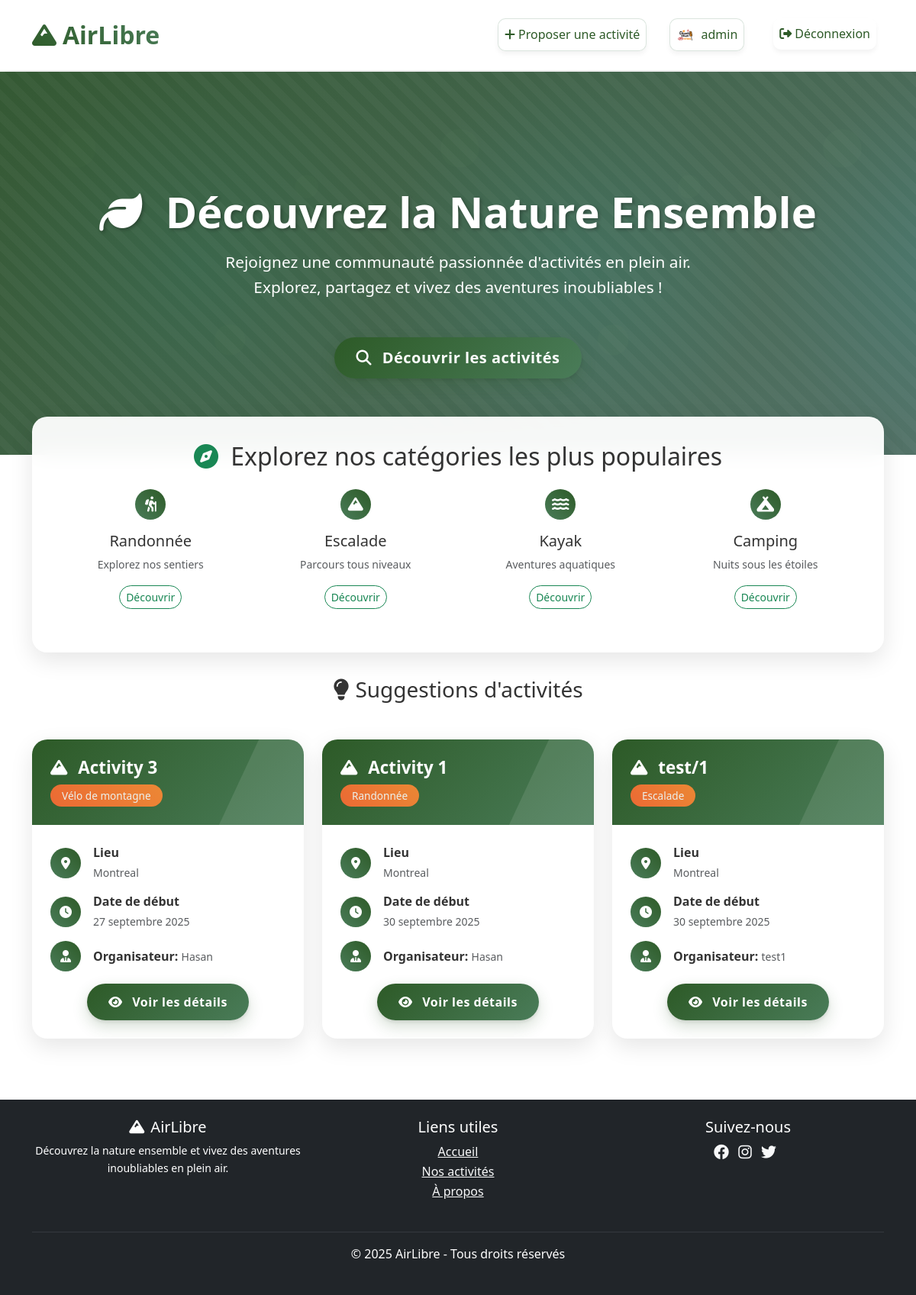
/ (signed in), run on an earlier commit of the app's database.
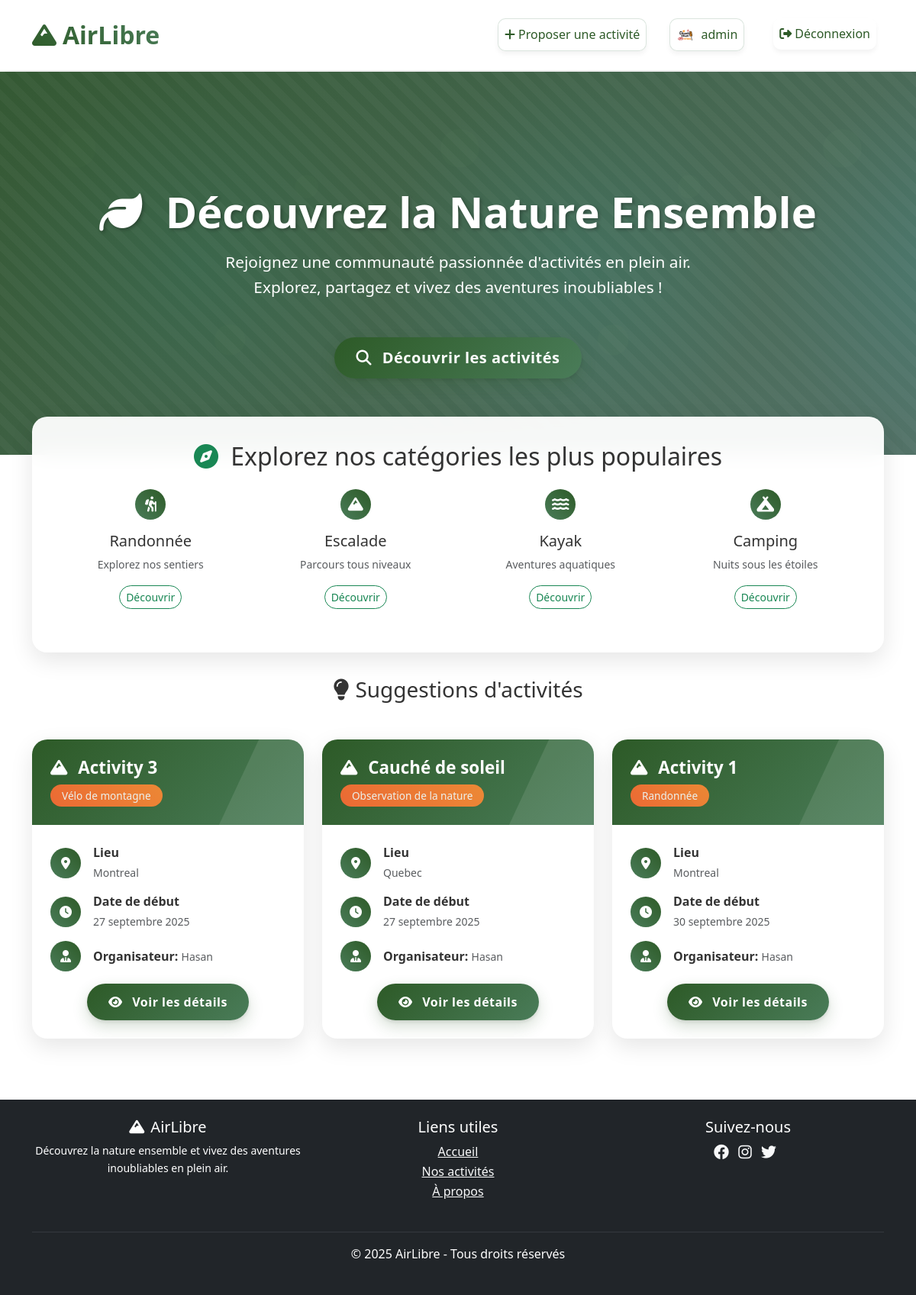
And on a later commit of the database.
### activities/models.py (models this page shows, shortened)
class Activity(models.Model):
    title = models.CharField(
        verbose_name="Titre",
        blank=False,
        null=False,
        max_length=200,  # Ajout de max_length obligatoire pour CharField
       validators=[
              MinLengthValidator(5, "Le titre doit contenir au moins 5 caractères."),
              MaxLengthValidator(200, "Le titre doit contenir au plus 200 caractères.")
       ],
       error_messages={
           'blank': "Le titre ne peut pas être vide.",
       }
    )
    description = models.TextField(
            verbose_name="Description",
            blank=False,
            null=False,
            validators=[
                MinLengthValidator(10, "La description doit contenir au moins 10 caractères.")
            ],
            error_messages={
                'blank': "La description ne peut pas être vide.",
            }
        )
    location_city = models.CharField(
            verbose_name="Ville",
            max_length=100,
            validators=[
                MinLengthValidator(2, "La ville doit contenir au moins 2 caractères."),
            ],
            error_messages={
                'blank': "La ville ne peut pas être vide.",
                'max_length': "La ville ne peut pas dépasser 100 caractères.",
            }
        )
    start_time = models.DateTimeField(
            verbose_name="Date et heure de début",
            error_messages={
                'required': "La date et l'heure de début sont requises.",
            }
        )
    end_time = models.DateTimeField(
            verbose_name="Date et heure de fin",
            error_messages={
                'required': "La date et l'heure de fin sont requises.",
            }
        )
    proposer = models.ForeignKey(
            User,
            on_delete=models.CASCADE,
            related_name='proposed_activities',
            verbose_name="Organisateur",
        )
    attendees = models.ManyToManyField(
            User,
            related_name='attended_activities',
            blank=True,
            verbose_name="Participants",
        )
    category = models.ForeignKey(
            Category,
            related_name='activities',
            verbose_name="Catégorie",
            on_delete=models.SET_NULL,
            null=True,
        )
    document = models.FileField(
            upload_to=document_upload_path,
            blank=True,
            null=True,
            verbose_name="Document joint",
            help_text="Joindre un document à l'activité (PDF, DOC, DOCX, images - 5MB max)",
            validators=[validate_file_extension, validate_file_size]
        )
    class Meta:
        ordering = ['start_time']
        verbose_name = "Activité"
        verbose_name_plural = "Activités"

class Category(models.Model):
    name = models.CharField(
        verbose_name="Nom de la catégorie",
        unique=True,
        max_length=100,
        blank=False,
        null=False,
        error_messages= {
            'unique': "Une catégorie avec ce nom existe déjà.",
            'blank': "Le nom de la catégorie ne peut pas être vide.",
            'max_length': "Le nom de la catégorie ne peut pas dépasser 100 caractères.",
        }
    )
    class Meta:
        ordering = ['name']
        verbose_name = "Catégorie"
        verbose_name_plural = "Catégories"
    def __str__(self):
        return str(self.name)

class User(AbstractUser):
    avatar = models.ImageField(
        upload_to=avatar_upload_path,
        blank=True,
        null=True,
        help_text="Téléchargez une image pour votre avatar (JPG, PNG, GIF ou WebP - 2MB max)",
        validators=[validate_avatar_extension, validate_avatar_size]
    )
    bio = models.TextField(
        verbose_name="Biographie",
        blank=True,
        null=True,
        help_text="Parlez-nous un peu de vous (optionnel).",
        max_length=500
    )
    class Meta:
        ordering = ['username']
        verbose_name = "Utilisateur"
        verbose_name_plural = "Utilisateurs"

### activities/views.py (the view)
# urls.py: path('', activities.views.index, name='home'),
def index(request):
    activities = Activity.objects.filter(
        start_time__gte=timezone.now()
    ).select_related('category', 'proposer').order_by('start_time')[:3]
    return render(request, 'activities/home.html', {'activities': activities})

### activities/templates/activities/home.html (shortened to what the changed rows need)
{% extends "base.html" %}
{% block hero %}
<section class="hero-section">
    <div class="container">
        <div class="hero-content text-center">
            <h1 class="hero-title">
                <i class="fas fa-leaf me-3" aria-hidden="true"></i>
                Découvrez la Nature Ensemble
            </h1>
        </div>
    </div>
</section>
{% endblock %}
{% block content %}
<section class="container">
    <div class="filters-card fade-in-up">
        <h2 class="text-center mb-4">
            <i class="fas fa-compass me-2 text-success" aria-hidden="true"></i>
            Explorez nos catégories les plus populaires
        </h2>
    </div>
    <div class="row">
        {% if activities %}
        {% for activity in activities %}
        <div class="col-lg-4 col-md-6">
            <div class="activity-card fade-in-up">
                <div class="card-header">
                    <h3 class="activity-title">
                        <i class="fas fa-mountain me-2" aria-hidden="true"></i>
                        {{ activity.title }}
                    </h3>
                    <div class="activity-meta">
                        <span class="badge badge-primary">{{ activity.category}}</span>
                    </div>
                </div>
                <div class="card-body">
                    <div class="info-item">
                        <div class="info-icon">
                            <i class="fas fa-map-marker-alt" aria-hidden="true"></i>
                        </div>
                        <div>
                            <strong>Lieu</strong><br>
                            <small class="text-muted">{{ activity.location_city}}</small>
                        </div>
                    </div>
                    <div class="info-item">
                        <div class="info-icon">
                            <i class="fas fa-clock" aria-hidden="true"></i>
                        </div>
                        <div>
                            <strong>Date de début</strong><br>
                            <small class="text-muted">{{ activity.start_time|date:"j F Y" }}</small>
                        </div>
                    </div>
                    <div class="info-item">
                        <div class="info-icon">
                            <i class="fas fa-user-tie" aria-hidden="true"></i>
                        </div>
                        <div>
                            <strong>Organisateur:</strong>
                            <small class="text-muted">{{ activity.proposer.username}}</small>
                        </div>
                    </div>
                    <div class="text-center mt-3">
                        <a href="{% url 'activity_detail' activity.id %}" class="btn btn-details">
                            <i class="fas fa-eye me-2" aria-hidden="true"></i>
                            Voir les détails
                        </a>
                    </div>
                </div>
            </div>
        </div>
        {% endfor %}
        {% endif %}
    </div>
</section>
{% endblock %}

What changed in the data, as far as the page shows it:
no longer on this page (row unchanged): Activity: title "test/1", category "Escalade", location_city "Montreal", start_time "30 septembre 2025", proposer.username "test1"
added Activity: title "Cauché de soleil", category "Observation de la nature", location_city "Quebec", start_time "27 septembre 2025", proposer.username "Hasan"
